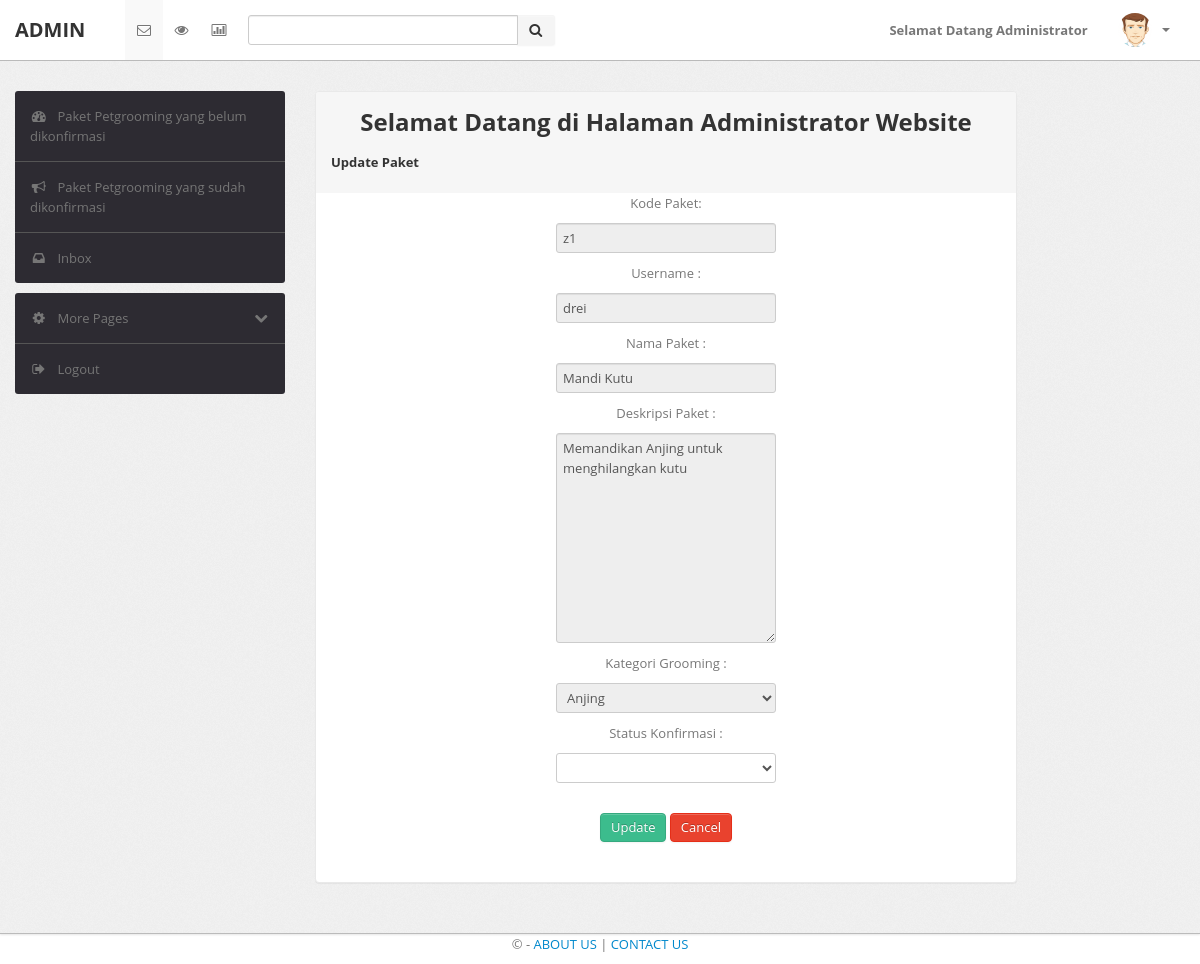
The app's page /index.php/admin/event/edit/z1, older data.
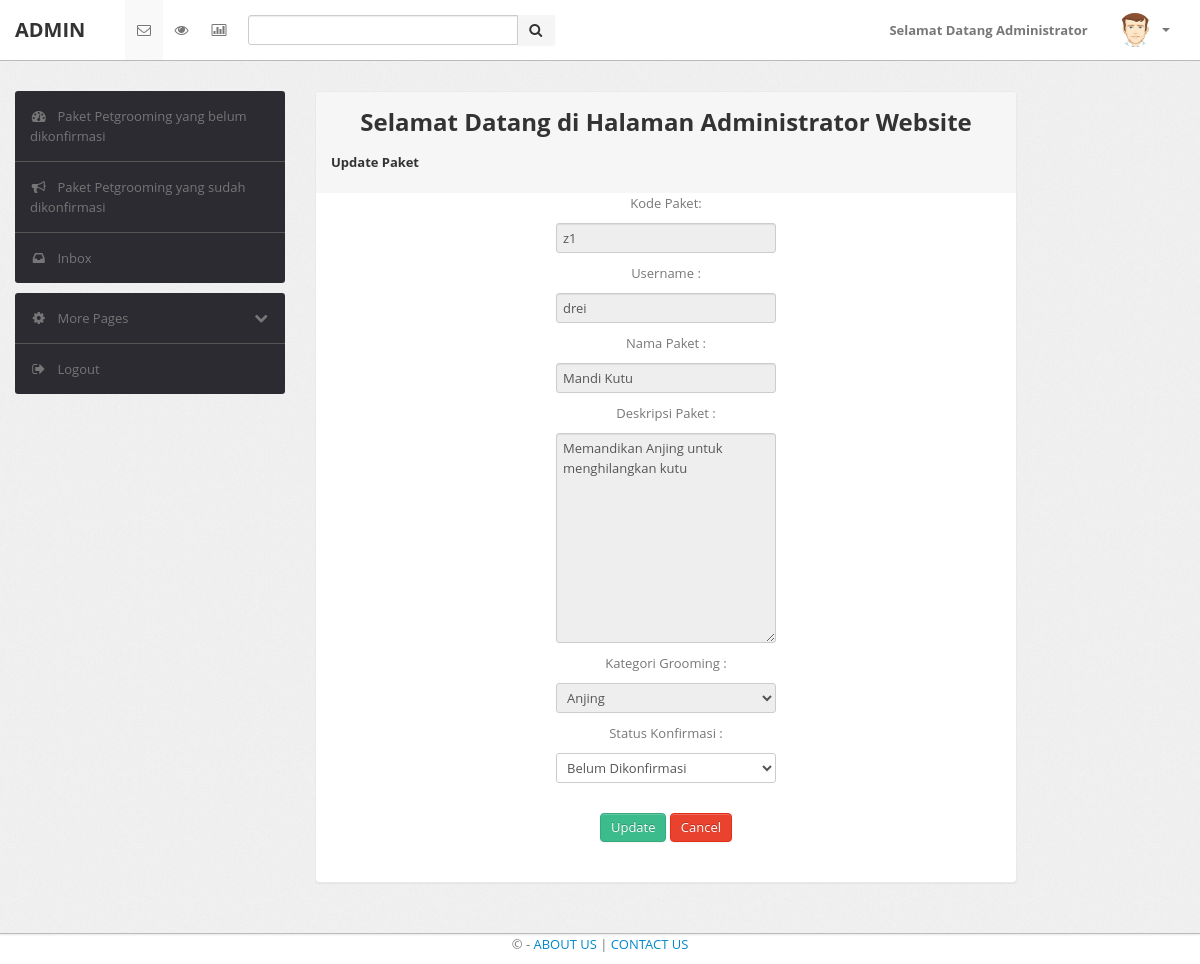
The same page, newer data.
### tables this page shows
CREATE TABLE `petgrooming` (
  `id_petgrooming` varchar(10) NOT NULL DEFAULT '',
  `price` int(11) DEFAULT NULL,
  `description` varchar(200) DEFAULT NULL,
  `package_name` varchar(50) DEFAULT NULL,
  `petcategory` varchar(10) NOT NULL,
  `user_partners` varchar(15) NOT NULL,
  `status` varchar(50) NOT NULL
);

### application/controllers/admin/event.php (called while the page is built, shortened)
<?php
class Event extends CI_Controller {
	public function __construct ()
	{
		$this->load->model('model_allevents');
	}
	public function edit($kode_event){
		$this->form_validation->set_rules('username','Username','required|max_length[25]');
		$this->form_validation->set_rules('package_name','Nama Paket','required|max_length[50]');
		$this->form_validation->set_rules('description','Deskripsi','required|max_length[50]');
		$this->form_validation->set_rules('petcategory','Kategori PetGrooming','required|max_length[50]');
		$this->form_validation->set_rules('status','Status','required|max_length[5000]');
		if ($this->form_validation->run() == FALSE)	{
				$data['events'] = $this->model_allevents->find($kode_event);
				$this->load->view('admin/update_events',$data);
			}
	}
}

### index.php (called while the page is built, shortened)
<?php
require_once BASEPATH.'core/CodeIgniter.php';

### application/models/model_allevents.php (called while the page is built, shortened)
<?php
class Model_allevents extends CI_Model {
        public function find($kode_event){
            $code = $this->db->where('id_petgrooming',$kode_event)->limit(1)->get('petgrooming');
            if ($code->num_rows() > 0 )
                {
                    return $code->row();
                }else {
                    return array();
                }
        }
}

### application/views/admin/update_events.php (the view, shortened to what this page needs)
<?php
    $id_petgrooming              = $events->id_petgrooming;
if($this->input->post('is_submitted'))
{
                                $username              = set_value('username');
                                $package_name          = set_value('package_name');
                                $description           = set_value('description');
                                $petcategory           = set_value('petcategory');
                                $status                = set_value('status');
}else{
                                $username              = $events->user_partners;
                                $package_name          = $events->package_name;
                                $description           = $events->description;
                                $petcategory           = $events->petcategory;
                                $status                = $events->status;
}
?>
                    <div class="span9">
                        <div class="content">
                            <div class="module" style="width: 700px">
                                <div class="module-head">
                                    <h2 align = "center">Selamat Datang di Halaman Administrator Website</h2>
                                    <h5>Update Paket</h5>
                                </div>
                            <div class="col-md-6 contact-grid" align="center">
                            <?php echo form_open_multipart('admin/event/edit/'.$id_petgrooming,['class'=>'your-para']);?>
                            <p class="your-para">Kode Paket:</p>
                            <input type="text" name="id_petgrooming" value="<?= $id_petgrooming ?>" readonly >
                            <p class="your-para">Username :</p>
                            <input type="text" name="username" value="<?= $username ?>"readonly>
                            <p class="your-para">Nama Paket :</p>
                            <input type="text" name="package_name" value="<?= $package_name ?>"readonly>
                            <p class="your-para">Deskripsi Paket :</p>
                            <textarea cols="100" rows="10" name="description" readonly><?= $description ?></textarea>
                            <p class="your-para">Kategori Grooming :</p>
                            <div class="controls">
                            <select name="petcategory" readonly>
                              <option value="<?= $petcategory ?>"><?= $petcategory ?></option>
                             </select>
                            </div>
                            <p class="your-para">Status Konfirmasi :</p>
                            <div class="controls">
                            <select name="status">
                              <option value="<?= $status ?>"><?= $status ?></option>
                              <option value="Belum Dikonfirmasi">Belum Dikonfirmasi</option>
                             </select>
                            </div>
                            <div class="col-sm-1">
                                <div class="input-group">
                                    <button type="submit" class="btn btn-success">Update</button>
                                    <?=  anchor('admin/event/sudah_konfirm','Cancel',['class'=>'btn btn-danger']) ?>
                                </div>
                            </div>
                        <?= form_close() ?>
                    </div>
                            </div>
                        </div>
                    </div>
                </div>
            </div>
        </div>

Row changes from the older to the newer data that the page shows:
changed petgrooming "drei": status (not shown) → "Belum Dikonfirmasi"
